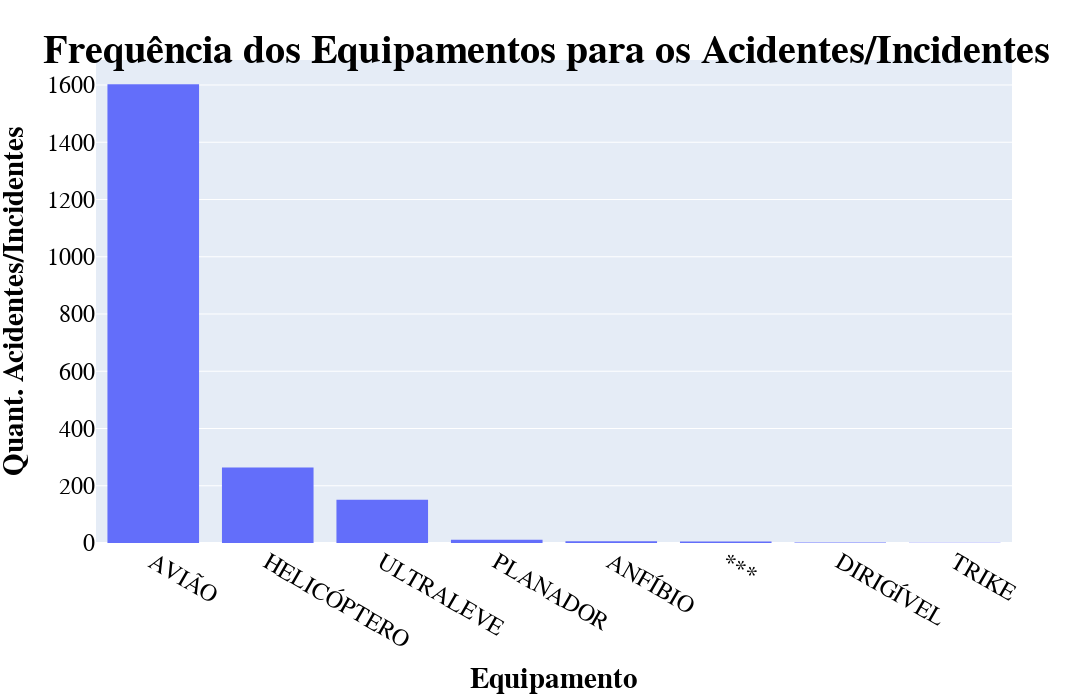

Here is the notebook cell this chart was saved with:
### Markdown cell above
#### Avaliando as caracteristicas dos Acidentes/Incidentes por tipo de equipamento

### Code cell
fig = px.histogram(df_aeronaves, x='equipamento', nbins=20)
fig.update_layout(
    height=700,
    width=1500,
    title=dict(
        text='<b>Frequência dos Equipamentos para os Acidentes/Incidentes</b>',
        x=0.5,
        y=0.95,
        font=dict(
            family="Arial",
            size=40,
            color='#000000'
        )
    ),
    xaxis_title="<b>Equipamento</b>",
    yaxis_title='<b>Quant. Acidentes/Incidentes</b>',
    font=dict(
        family="Courier New, Monospace",
        size=24,
        color='#000000'
    ),
    xaxis={'categoryorder':'total descending'}
    
)
fig.show()

### Figure 1 — Plotly figure (JSON) as saved in the notebook; plotly's stock layout.template omitted (floating-point values rounded to 4 significant figures; data arrays with more than 128 entries replaced by an {"elided": "..."} marker saying what was removed)
{"data": [{"alignmentgroup": "True", "bingroup": "x", "hovertemplate": "equipamento=%{x}<br>count=%{y}<extra></extra>", "legendgroup": "", "marker": {"color": "#636efa", "pattern": {"shape": ""}}, "name": "", "nbinsx": 20, "offsetgroup": "", "orientation": "v", "showlegend": false, "type": "histogram", "x": {"elided": "2043 str values"}, "xaxis": "x", "yaxis": "y"}], "layout": {"barmode": "relative", "font": {"color": "#000000", "family": "Courier New, Monospace", "size": 24}, "height": 700, "legend": {"tracegroupgap": 0}, "margin": {"t": 60}, "title": {"font": {"color": "#000000", "family": "Arial", "size": 40}, "text": "<b>Frequência dos Equipamentos para os Acidentes/Incidentes</b>", "x": 0.5, "y": 0.95}, "width": 1500, "xaxis": {"anchor": "y", "categoryorder": "total descending", "domain": [0, 1], "title": {"text": "<b>Equipamento</b>"}}, "yaxis": {"anchor": "x", "domain": [0, 1], "title": {"text": "<b>Quant. Acidentes/Incidentes</b>"}}}}
